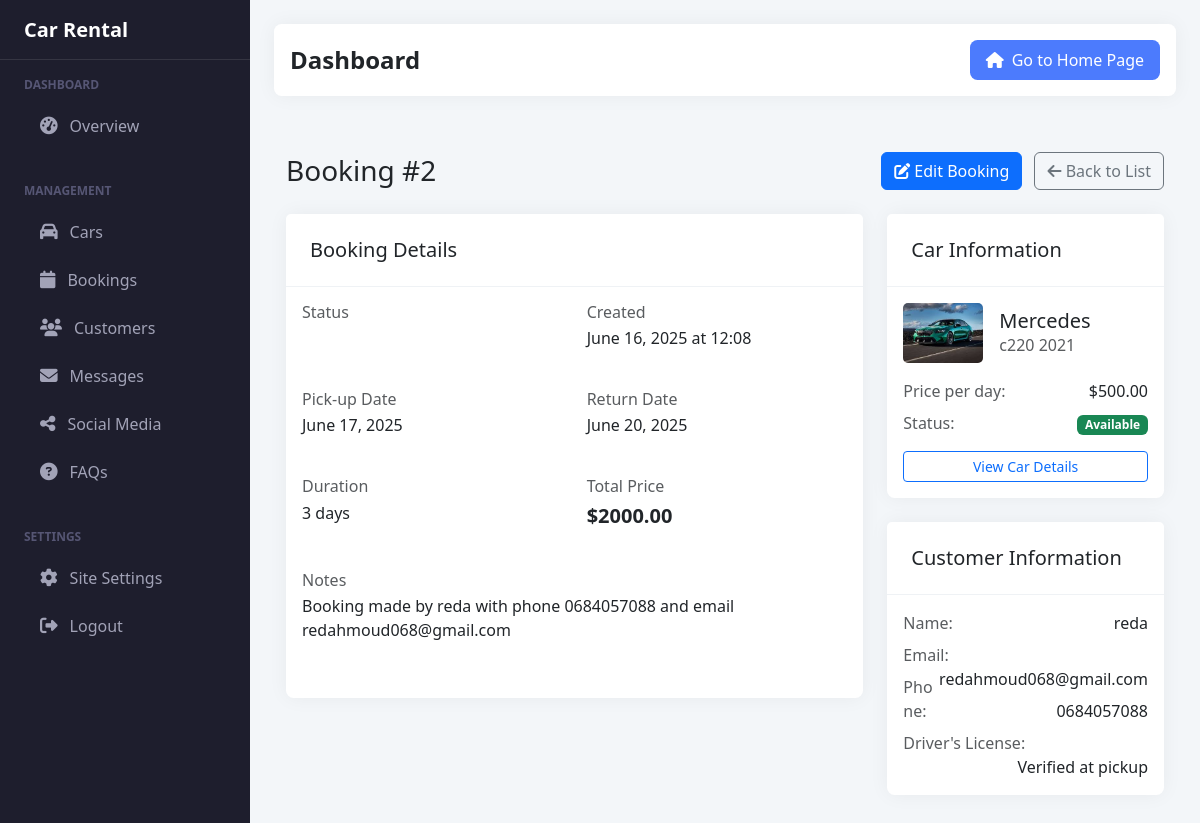
/dashboard/bookings/2/view/ (signed in), run on the app's committed database.
### rentals/models.py (models this page shows, shortened)
class Booking(models.Model):
    STATUS_CHOICES = [
        ('pending', 'Pending'),
        ('confirmed', 'Confirmed'),
        ('cancelled', 'Cancelled'),
        ('completed', 'Completed'),
    ]
    car = models.ForeignKey(Car, on_delete=models.CASCADE, related_name='bookings')
    customer = models.ForeignKey(Customer, on_delete=models.CASCADE, related_name='bookings')
    start_date = models.DateField()
    end_date = models.DateField()
    total_price = models.DecimalField(max_digits=10, decimal_places=2)
    status = models.CharField(max_length=20, choices=STATUS_CHOICES, default='pending')
    created_at = models.DateTimeField(auto_now_add=True)
    updated_at = models.DateTimeField(auto_now=True)
    notes = models.TextField(blank=True)
    class Meta:
        ordering = ['-created_at']

class Car(models.Model):
    TRANSMISSION_CHOICES = [
        ('automatic', 'Automatic'),
        ('manual', 'Manual'),
    ]
    FUEL_CHOICES = [
        ('gasoline', 'Gasoline'),
        ('diesel', 'Diesel'),
        ('electric', 'Electric'),
        ('hybrid', 'Hybrid'),
    ]
    STATUS_CHOICES = [
        ('available', 'Available'),
        ('rented', 'Rented'),
        ('maintenance', 'Under Maintenance'),
    ]
    name = models.CharField(max_length=100)
    brand = models.CharField(max_length=50)
    model = models.CharField(max_length=50)
    description = models.TextField(blank=True, help_text="Detailed description of the car")
    phone_number = models.CharField(max_length=20, blank=True, help_text="Contact phone number for this car")
    price_per_day = models.DecimalField(max_digits=8, decimal_places=2)
    availability_status = models.CharField(max_length=20, choices=STATUS_CHOICES, default='available')
    transmission = models.CharField(max_length=20, choices=TRANSMISSION_CHOICES)
    fuel_type = models.CharField(max_length=20, choices=FUEL_CHOICES)
    seats = models.PositiveIntegerField(validators=[MinValueValidator(2), MaxValueValidator(9)])
    doors = models.PositiveIntegerField(validators=[MinValueValidator(2), MaxValueValidator(5)])
    engine_specs = models.CharField(max_length=50, help_text="e.g., 1.8L, 2.0L Turbo")
    air_conditioning = models.BooleanField(default=True)
    mileage = models.PositiveIntegerField(help_text="Total mileage in km")
    color = models.CharField(max_length=30)
    featured = models.BooleanField(default=False, help_text="Show on homepage")
    rating = models.DecimalField(max_digits=3, decimal_places=2, default=0.00,
                               validators=[MinValueValidator(0), MaxValueValidator(5)])
    total_reviews = models.PositiveIntegerField(default=0)
    created_at = models.DateTimeField(auto_now_add=True)
    updated_at = models.DateTimeField(auto_now=True)
    class Meta:
        ordering = ['-created_at']

class CarImage(models.Model):
    car = models.ForeignKey(Car, related_name='images', on_delete=models.CASCADE)
    image = models.ImageField(upload_to='car_images/')
    is_primary = models.BooleanField(default=False)
    alt_text = models.CharField(max_length=100, blank=True)
    class Meta:
        ordering = ['-is_primary', 'id']

class Customer(models.Model):
    user = models.OneToOneField(User, on_delete=models.CASCADE)
    phone = models.CharField(max_length=20)
    address = models.TextField()
    driver_license = models.CharField(max_length=50)
    created_at = models.DateTimeField(auto_now_add=True)

### rentals/views.py (the view)
# urls.py: path('dashboard/bookings/<int:pk>/view/', views.admin_view_booking, name='admin_view_booking'),
@login_required
def admin_view_booking(request, pk):
    if not request.user.is_staff:
        return redirect('home')
    booking = get_object_or_404(Booking, pk=pk)
    duration = (booking.end_date - booking.start_date).days
    context = {
        'booking': booking,
        'duration': duration,
    }
    return render(request, 'rentals/admin/booking_detail.html', context)

### rentals/context_processors.py (called while the page is built)
def site_settings(request):
    return {
        'site_settings': SiteSettings.get_settings()
    }

def social_media_links(request):
    return {
        'social_media_links': SocialMedia.objects.filter(is_active=True)
    }

def faqs(request):
    return {
        'global_faqs': FAQ.objects.filter(is_active=True).order_by('order', 'id')[:5]
    }

### rentals/models.py (called while the page is built)
    @classmethod
    def get_settings(cls):
        return cls.objects.first() or cls.objects.create()

### templates/rentals/admin/booking_detail.html (shortened to what this page needs)
{% extends 'rentals/admin/base.html' %}
{% block content %}
<div class="container-fluid py-4">
    <div class="d-flex justify-content-between align-items-center mb-4">
        <h1 class="h3 mb-0">Booking #{{ booking.id }}</h1>
        <div>
            <a href="{% url 'admin_edit_booking' booking.id %}" class="btn btn-primary">
                <i class="fas fa-edit"></i> Edit Booking
            </a>
            <a href="{% url 'admin_bookings_list' %}" class="btn btn-outline-secondary ms-2">
                <i class="fas fa-arrow-left"></i> Back to List
            </a>
        </div>
    </div>
    <div class="row">
        <div class="col-lg-8 mb-4">
            <div class="card">
                <div class="card-header">
                    <h5 class="mb-0">Booking Details</h5>
                </div>
                <div class="card-body">
                    <div class="row mb-4">
                        <div class="col-md-6">
                            <h6 class="text-muted mb-1">Status</h6>
                            <span class="badge bg-{{ booking.status }} fs-6">{{ booking.get_status_display }}</span>
                        </div>
                        <div class="col-md-6">
                            <h6 class="text-muted mb-1">Created</h6>
                            <p>{{ booking.created_at|date:"F d, Y" }} at {{ booking.created_at|time:"H:i" }}</p>
                        </div>
                    </div>
                    <div class="row mb-4">
                        <div class="col-md-6">
                            <h6 class="text-muted mb-1">Pick-up Date</h6>
                            <p>{{ booking.start_date|date:"F d, Y" }}</p>
                        </div>
                        <div class="col-md-6">
                            <h6 class="text-muted mb-1">Return Date</h6>
                            <p>{{ booking.end_date|date:"F d, Y" }}</p>
                        </div>
                    </div>
                    <div class="row mb-4">
                        <div class="col-md-6">
                            <h6 class="text-muted mb-1">Duration</h6>
                            <p>{{ duration }} days</p>
                        </div>
                        <div class="col-md-6">
                            <h6 class="text-muted mb-1">Total Price</h6>
                            <p class="fs-5 fw-bold">${{ booking.total_price }}</p>
                        </div>
                    </div>
                    {% if booking.notes %}
                    <div class="row mb-4">
                        <div class="col-12">
                            <h6 class="text-muted mb-1">Notes</h6>
                            <p>{{ booking.notes }}</p>
                        </div>
                    </div>
                    {% endif %}
                </div>
            </div>
        </div>
        <div class="col-lg-4">
            <div class="card mb-4">
                <div class="card-header">
                    <h5 class="mb-0">Car Information</h5>
                </div>
                <div class="card-body">
                    <div class="d-flex align-items-center mb-3">
                        {% if booking.car.images.first %}
                        <img src="{{ booking.car.images.first.image.url }}" alt="{{ booking.car.name }}"
                             class="me-3" style="width: 80px; height: 60px; object-fit: cover; border-radius: 5px;">
                        {% else %}
                        <div class="me-3" style="width: 80px; height: 60px; background: #f0f0f0; border-radius: 5px; display: flex; align-items: center; justify-content: center;">
                            <i class="fas fa-car text-muted fa-2x"></i>
                        </div>
                        {% endif %}
                        <div>
                            <h5 class="mb-0">{{ booking.car.name }}</h5>
                            <p class="text-muted mb-0">{{ booking.car.brand }} {{ booking.car.model }}</p>
                        </div>
                    </div>
                    <div class="mb-2">
                        <span class="text-muted">Price per day:</span>
                        <span class="float-end">${{ booking.car.price_per_day }}</span>
                    </div>
                    <div class="mb-2">
                        <span class="text-muted">Status:</span>
                        <span class="float-end">
                            {% if booking.car.availability_status == 'available' %}
                            <span class="badge bg-success">Available</span>
                            {% elif booking.car.availability_status == 'rented' %}
                            <span class="badge bg-danger">Rented</span>
                            {% else %}
                            <span class="badge bg-warning">Maintenance</span>
                            {% endif %}
                        </span>
                    </div>
                    <a href="{% url 'car_detail' booking.car.id %}" class="btn btn-outline-primary btn-sm w-100 mt-2">
                        View Car Details
                    </a>
                </div>
            </div>
            <div class="card">
                <div class="card-header">
                    <h5 class="mb-0">Customer Information</h5>
                </div>
                <div class="card-body">
                    <div class="mb-2">
                        <span class="text-muted">Name:</span>
                        <span class="float-end">{{ booking.customer.user.get_full_name }}</span>
                    </div>
                    <div class="mb-2">
                        <span class="text-muted">Email:</span>
                        <span class="float-end">{{ booking.customer.user.email }}</span>
                    </div>
                    <div class="mb-2">
                        <span class="text-muted">Phone:</span>
                        <span class="float-end">{{ booking.customer.phone }}</span>
                    </div>
                    <div class="mb-2">
                        <span class="text-muted">Driver's License:</span>
                        <span class="float-end">{{ booking.customer.driver_license }}</span>
                    </div>
                </div>
            </div>
        </div>
    </div>
</div>
{% endblock %}

### templates/rentals/admin/base.html (style rules this page uses)
:root { --sidebar-width: 250px; --header-height: 60px; --primary-color: #4C7BFD; --sidebar-bg: #1E1E2D; --sidebar-color: #A2A3B7; --sidebar-hover: #2A2A3C; }
body { min-height: 100vh; background-color: #F3F6F9; }
.card { border: none; border-radius: 0.475rem; box-shadow: 0 0 20px rgba(0,0,0,0.05); }
.card-header { background: white; border-bottom: 1px solid #EFF2F5; padding: 1.5rem; }

### templates/rentals/admin/booking_detail.html (style rules this page uses)
.badge.bg-pending { background-color: var(--warning); }

### data on the page
Booking: id "2", created_at "June 16, 2025", created_at "12:08", start_date "June 17, 2025", end_date "June 20, 2025", total_price "2000.00", notes "Booking made by reda with phone 0684057088 and email redahmoud068@gmail.com", car.images.first.image (picture), car.name "Mercedes", car.brand "c220", car.model "2021", car.price_per_day "500.00", customer.user.get_full_name "reda", customer.user.email "redahmoud068@gmail.com", customer.phone "0684057088", customer.driver_license "Verified at pickup"

### other printed values
{{ site_settings.site_name|default:"Car Rental" }} "Car Rental"
{{ duration }} "3"
